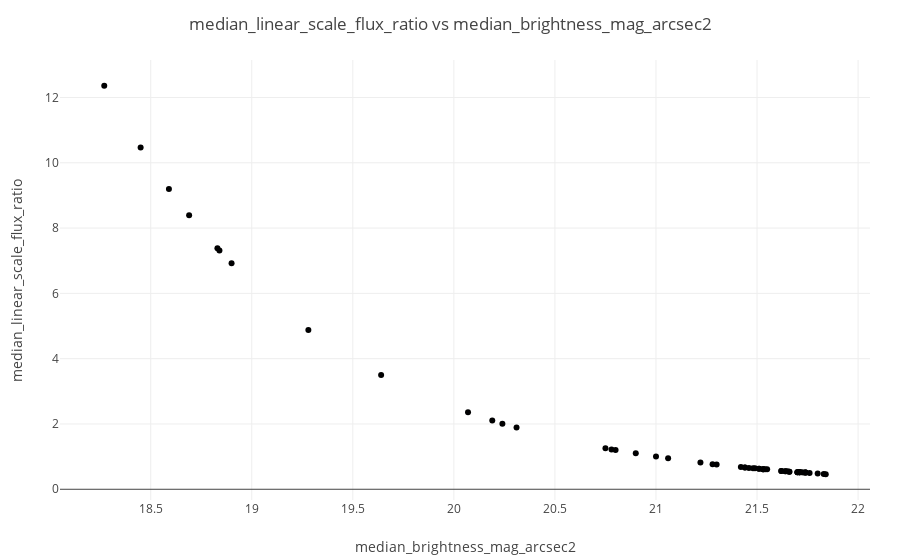

Notebook source saved alongside this figure:
### Code cell
from shared.utils.visualizations import create_interactive_2d_plot

create_interactive_2d_plot(
    df=raw_dfs['clear_measurements'],
    x_col='median_brightness_mag_arcsec2',
    y_col='median_linear_scale_flux_ratio',
    hover_cols=['bortle_sky_level', 'x_brighter_than_darkest_night_sky'],
)

### Figure 1 — Plotly figure (JSON) as saved in the notebook; plotly's stock layout.template omitted (floating-point values rounded to 4 significant figures)
{"data": [{"customdata": [[7.0, 26.79], [7.0, 22.7], [6.0, 19.95], [6.0, 18.2], [6.0, 16.0], [6.0, 15.85], [6.0, 15.0], [5.0, 10.57], [5.0, 7.59], [5.0, 5.11], [5.0, 4.57], [5.0, 4.37], [4.0, 4.09], [4.0, 2.73], [4.0, 2.65], [4.0, 2.61], [4.0, 2.38], [4.0, 2.17], [4.0, 2.05], [4.0, 1.77], [4.0, 1.67], [3.0, 1.64], [3.0, 1.47], [3.0, 1.45], [3.0, 1.45], [3.0, 1.42], [3.0, 1.39], [3.0, 1.38], [3.0, 1.36], [3.0, 1.36], [3.0, 1.33], [3.0, 1.33], [3.0, 1.33], [3.0, 1.32], [3.0, 1.31], [2.0, 1.22], [2.0, 1.22], [2.0, 1.2], [2.0, 1.2], [2.0, 1.19], [2.0, 1.18], [2.0, 1.18], [2.0, 1.14], [2.0, 1.14], [2.0, 1.14], [2.0, 1.13], [2.0, 1.13], [2.0, 1.13], [2.0, 1.13], [2.0, 1.12], [2.0, 1.11], [2.0, 1.1], [2.0, 1.1], [2.0, 1.1], [1.0, 1.08], [1.0, 1.04], [1.0, 1.01], [1.0, 1.0]], "hovertemplate": "median_brightness_mag_arcsec2=%{x}<br>median_linear_scale_flux_ratio=%{y}<br>bortle_sky_level=%{customdata[0]}<br>x_brighter_than_darkest_night_sky=%{customdata[1]}<extra></extra>", "legendgroup": "", "marker": {"color": "#000001", "symbol": "circle"}, "mode": "markers", "name": "", "orientation": "v", "showlegend": false, "type": "scatter", "x": [18.27, 18.45, 18.59, 18.69, 18.83, 18.84, 18.9, 19.28, 19.64, 20.07, 20.19, 20.24, 20.31, 20.75, 20.78, 20.8, 20.9, 21.0, 21.06, 21.22, 21.28, 21.3, 21.42, 21.44, 21.44, 21.46, 21.48, 21.49, 21.51, 21.51, 21.53, 21.53, 21.53, 21.54, 21.55, 21.62, 21.62, 21.64, 21.64, 21.65, 21.66, 21.66, 21.7, 21.7, 21.7, 21.71, 21.71, 21.71, 21.71, 21.72, 21.73, 21.74, 21.74, 21.74, 21.76, 21.8, 21.83, 21.84], "xaxis": "x", "y": [12.36, 10.47, 9.2, 8.39, 7.38, 7.31, 6.92, 4.88, 3.5, 2.36, 2.11, 2.01, 1.89, 1.26, 1.22, 1.2, 1.1, 1.0, 0.95, 0.82, 0.77, 0.76, 0.68, 0.67, 0.67, 0.65, 0.64, 0.64, 0.63, 0.63, 0.61, 0.61, 0.61, 0.61, 0.61, 0.56, 0.56, 0.55, 0.55, 0.55, 0.54, 0.54, 0.52, 0.52, 0.52, 0.52, 0.52, 0.52, 0.52, 0.52, 0.51, 0.51, 0.51, 0.51, 0.5, 0.48, 0.47, 0.46], "yaxis": "y"}], "layout": {"legend": {"title": {}, "tracegroupgap": 0}, "margin": {"b": 60, "l": 60, "r": 30, "t": 60}, "title": {"text": "median_linear_scale_flux_ratio vs median_brightness_mag_arcsec2"}, "xaxis": {"anchor": "y", "domain": [0, 1], "title": {"text": "median_brightness_mag_arcsec2"}}, "yaxis": {"anchor": "x", "domain": [0, 1], "title": {"text": "median_linear_scale_flux_ratio"}}}}
